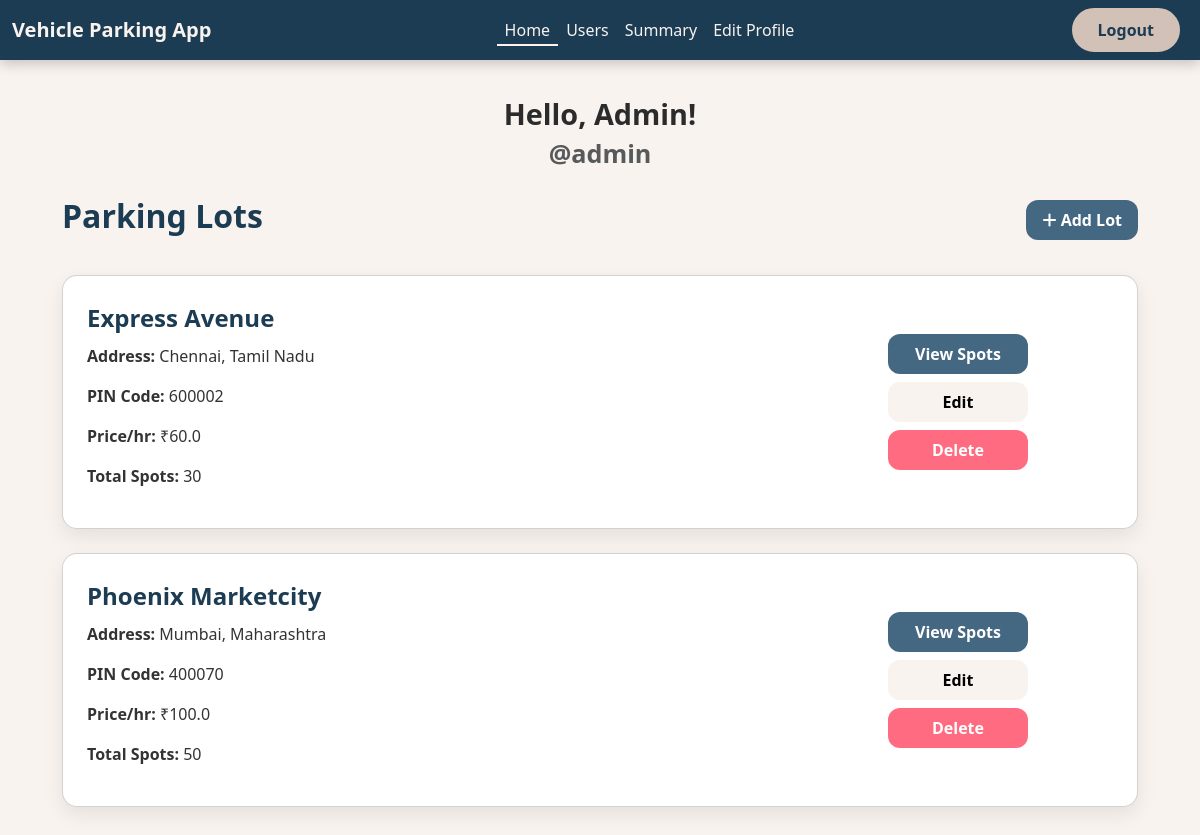
The page /admin-dashboard/1 (signed in) on the database as committed earlier.
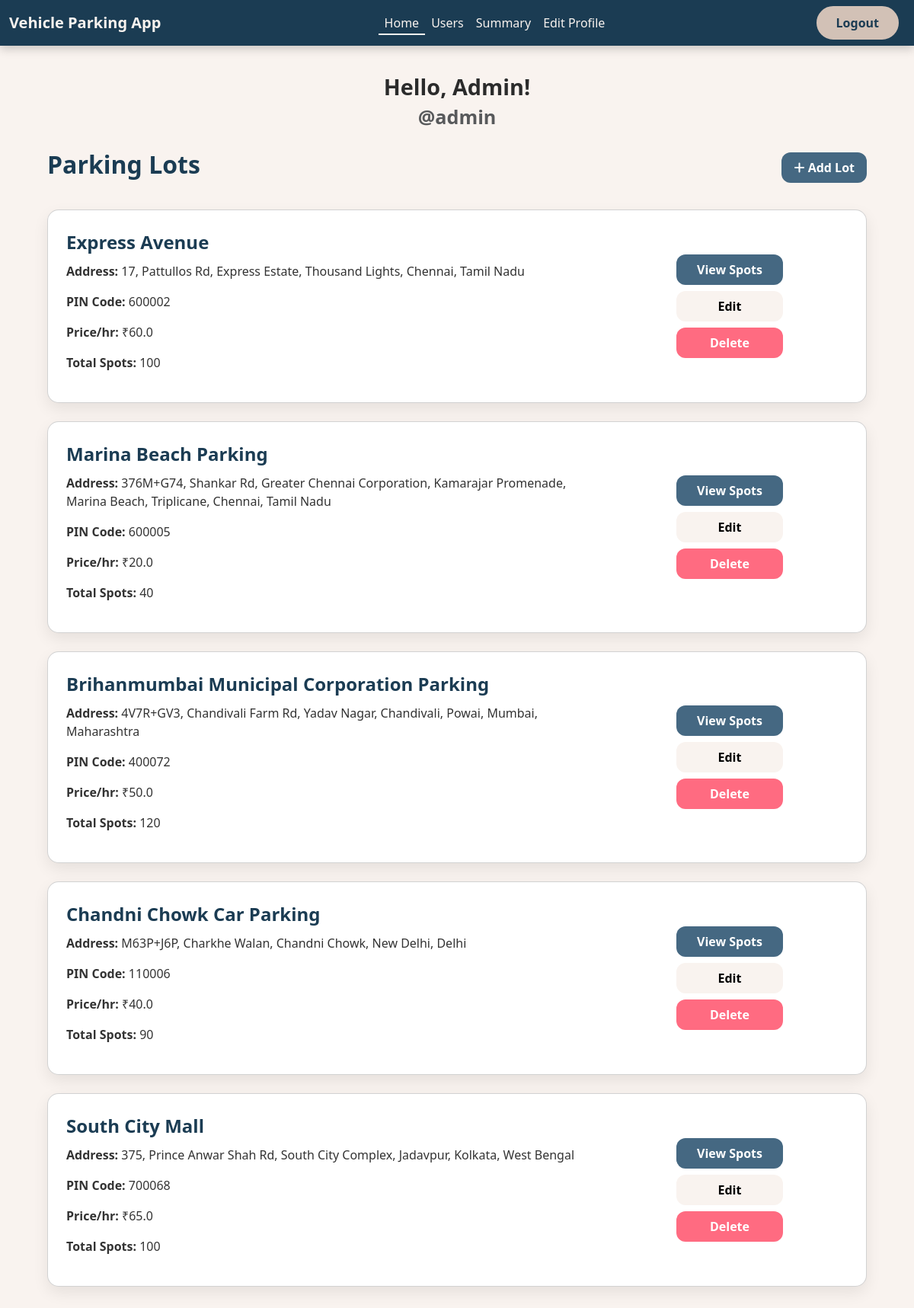
The same page on the database as committed later.
### models.py (models this page shows)
class User(db.Model):
    __tablename__ = 'user'
    id = db.Column(db.Integer, primary_key=True)
    username = db.Column(db.String(32), unique=True, nullable=False)
    passhash = db.Column(db.String(256), nullable=False)
    name = db.Column(db.String(64), nullable=False)
    is_admin = db.Column(db.Boolean, default=False, nullable=False)
    reservations = db.relationship('Reservation', backref='user', lazy=True)

class Parking_Lot(db.Model):
    __tablename__ = 'parking_lot'
    id = db.Column(db.Integer, primary_key=True)
    prime_location_name = db.Column(db.String(128), nullable=False)
    address = db.Column(db.String(128), nullable=False)
    pin_code = db.Column(db.String(6), nullable=False)
    price_per_hour = db.Column(db.Float, nullable=False)
    maximum_spots = db.Column(db.Integer, nullable=False)
    parking_spots = db.relationship('Parking_Spot', backref='parking_lot', lazy=True)

### routes.py (the view)
@app.route('/admin-dashboard/<int:user_id>')
@admin_required
def admin_dashboard(user_id):
        user = User.query.get(session['user_id'])
        parking_lots = Parking_Lot.query.all()
        return render_template('admin_dashboard.html', user=user, parking_lots=parking_lots, name=user.name, username=user.username)

### routes.py (called while the page is built)
def admin_required(func):
    @wraps(func)
    def inner(*args, **kwargs):
        if 'user_id' not in session:
            flash('You need to log in first', 'danger')
            return redirect(url_for('admin_login'))
        user = User.query.get(session['user_id'])
        if not user.is_admin:
            flash('You do not have permission to access this page', 'danger')
            return redirect(url_for('admin_login'))
        return func(*args, **kwargs)
    return inner

### templates/admin_dashboard.html (shortened to what this page needs)
{% extends 'layout.html' %}
{% block navbar %}
    {% include 'admin_navbar.html' %}
{% endblock navbar %}
{% block content %}
<div class="container dashboard-container">
    <div class="welcome-message text-center">
    Hello, {{ name }}!
    <div class="small text-muted">@{{ username }}</div>
</div>
    <div class="dashboard-header">
        <h2 class="dashboard-title">Parking Lots</h2>
        <a href="{{ url_for('add_parking_lot') }}" class="btn btn-add-lot">
            <i class="fa-solid fa-plus"></i> Add Lot
        </a>
    </div>
    {% if parking_lots %}
        {% for lot in parking_lots %}
        <div class="card lot-card">
            <div class="row g-0 align-items-center">
                <div class="col-md-8">
                    <div class="lot-card-body">
                        <div class="lot-title">{{ lot.prime_location_name }}</div>
                        <div class="lot-details">
                            <p><strong>Address:</strong> {{ lot.address }}</p>
                            <p><strong>PIN Code:</strong> {{ lot.pin_code }}</p>
                            <p><strong>Price/hr:</strong> ₹{{ lot.price_per_hour }}</p>
                            <p><strong>Total Spots:</strong> {{ lot.maximum_spots }}</p>
                        </div>
                    </div>
                </div>
            <div class="col-md-4 d-flex justify-content-center align-items-center p-3">
    <div class="d-flex flex-column align-items-center gap-2">
        <a href="{{ url_for('view_parking_spots', lot_id=lot.id) }}" class="btn btn-view fixed-btn">View Spots</a>
        <a href="{{ url_for('edit_parking_lot', lot_id=lot.id) }}" class="btn btn-edit fixed-btn">Edit</a>
        <form method="POST" action="{{ url_for('delete_parking_lot', lot_id=lot.id) }}" onsubmit="return confirm('Are you sure you want to delete this parking lot?');">
            <button type="submit" class="btn btn-delete fixed-btn">Delete</button>
        </form>
    </div>
</div>
            </div>
        </div>
        {% endfor %}
    {% else %}
        <p class="text-muted text-center mt-4">No parking lots added yet.</p>
    {% endif %}
</div>
{% endblock content %}

### templates/layout.html (shortened to what this page needs)
<!DOCTYPE html>
<html lang="en">
<head>
    <link href="https://cdn.jsdelivr.net/npm/bootstrap@5.3.7/dist/css/bootstrap.min.css" rel="stylesheet">
    <link rel="stylesheet" href="https://cdnjs.cloudflare.com/ajax/libs/font-awesome/6.7.2/css/all.min.css" />
</head>
<body style="background-color: #F9F3EF; font-family: 'Segoe UI', Tahoma, Geneva, Verdana, sans-serif; color: #1B3C53;">
    {% block navbar %}
    {% endblock navbar %}
    {% block content %}
    {% endblock content %}
</body>
</html>

### templates/admin_navbar.html (shortened to what this page needs)
<nav class="navbar navbar-expand-lg navbar-gradient">
  <div class="container-fluid">
    <a class="navbar-brand" href="{{ url_for('admin_dashboard', user_id=session['user_id']) }}">
      Vehicle Parking App
    </a>
    <div class="collapse navbar-collapse justify-content-center" id="navbarNav">
      <ul class="navbar-nav text-center">
        <li class="nav-item">
          <a class="nav-link navbar-link {% if request.endpoint == 'admin_dashboard' %}active{% endif %}"
             href="{{ url_for('admin_dashboard', user_id=session['user_id']) }}">Home</a>
        </li>
        <li class="nav-item">
          <a class="nav-link navbar-link {% if request.endpoint == 'users_list' %}active{% endif %}"
             href="{{ url_for('users_list') }}">Users</a>
        </li>
        <li class="nav-item">
          <a class="nav-link navbar-link {% if request.endpoint == 'admin_reservation_history' %}active{% endif %}"
             href="{{ url_for('admin_reservation_history') }}">Summary</a>
        </li>
        <li class="nav-item">
          <a class="nav-link navbar-link {% if request.endpoint == 'profile' %}active{% endif %}"
             href="{{ url_for('profile') }}">Edit Profile</a>
        </li>
      </ul>
    </div>
    <div class="d-flex">
      <a class="btn btn-logout me-2" href="{{ url_for('admin_logout') }}">Logout</a>
    </div>
  </div>
</nav>

### templates/admin_dashboard.html (style rules this page uses)
body { background-color: #F4F6F8; font-family: 'Segoe UI', Tahoma, Geneva, Verdana, sans-serif; }
.dashboard-container { padding: 2rem; }
.dashboard-header { display: flex; justify-content: space-between; align-items: center; margin-bottom: 2rem; }
.dashboard-title { font-size: 2rem; font-weight: bold; color: #1B3C53; }
.welcome-message { font-size: 1.8rem; font-weight: bold; color: #2b2b2b; margin-bottom: 1.5rem; text-align: center; }
.btn-add-lot { background-color: #456882; color: #fff; border-radius: 12px; padding: 0.5rem 1rem; font-weight: 600; border: none; }
.lot-card { background-color: #ffffff; border-radius: 15px; box-shadow: 0 8px 20px rgba(0, 0, 0, 0.08); margin-bottom: 1.5rem; transition: transform 0.3s ease, box-shadow 0.3s ease; }
.lot-card-body { padding: 1.5rem; }
.lot-title { font-size: 1.5rem; font-weight: bold; color: #1B3C53; }
.lot-details { color: #333; margin-top: 0.5rem; }
.fixed-btn { width: 140px; border-radius: 12px; font-weight: 600; padding: 0.5rem 1rem; text-align: center; border: none; }
.btn-view { background-color: #456882; color: #fff; }
.btn-edit { background-color: #F9F3EF; color: #000; }
.btn-delete { background-color: #FF6B81; color: #fff; }

### templates/admin_navbar.html (style rules this page uses)
.btn-logout { background-color: #D2C1B6; color: #1B3C53; border: 2px solid #D2C1B6; font-weight: 600; border-radius: 50px; padding: 0.5rem 1.5rem; transition: background-color 0.3s, color 0.3s, border-color 0.3s; }
.navbar-gradient { background-color: #1B3C53; box-shadow: 0 4px 12px rgba(0, 0, 0, 0.2); padding-top: 0.5rem; }
.navbar-brand { color: #F9F3EF !important; font-weight: 700; }
.navbar-link { font-weight: 500; color: #F9F3EF !important; position: relative; padding: 0.5rem 1rem; transition: color 0.2s ease; }
.navbar-link::after { content: ""; position: absolute; left: 0; bottom: 4px; width: 100%; height: 2px; background-color: #F9F3EF; transform: scaleX(0); transform-origin: left; transition: transform 0.3s ease; }
.navbar-link:hover::after, .navbar-link.active::after { transform: scaleX(1); }
.navbar-link:hover, .navbar-link.active { color: #F9F3EF !important; }

Rows that differ between the two databases and show on the page:
changed Parking_Lot "Express Avenue": address "Chennai, Tamil Nadu" → "17, Pattullos Rd, Express Estate, Thousand Lights, Chennai, Tamil Nadu"; maximum_spots "30" → "100"
changed Parking_Lot: prime_location_name "Phoenix Marketcity" → "Marina Beach Parking"; address "Mumbai, Maharashtra" → "376M+G74, Shankar Rd, Greater Chennai Corporation, Kamarajar Promenade, Marina Beach, Triplicane, Chennai, Tamil Nadu"; pin_code "400070" → "600005"; price_per_hour "100.0" → "20.0"; maximum_spots "50" → "40"
added Parking_Lot: prime_location_name "Brihanmumbai Municipal Corporation Parking", address "4V7R+GV3, Chandivali Farm Rd, Yadav Nagar, Chandivali, Powai, Mumbai, Maharashtra", pin_code "400072", price_per_hour "50.0", maximum_spots "120"
added Parking_Lot: prime_location_name "Chandni Chowk Car Parking", address "M63P+J6P, Charkhe Walan, Chandni Chowk, New Delhi, Delhi", pin_code "110006", price_per_hour "40.0", maximum_spots "90"
added Parking_Lot: prime_location_name "South City Mall", address "375, Prince Anwar Shah Rd, South City Complex, Jadavpur, Kolkata, West Bengal", pin_code "700068", price_per_hour "65.0", maximum_spots "100"
